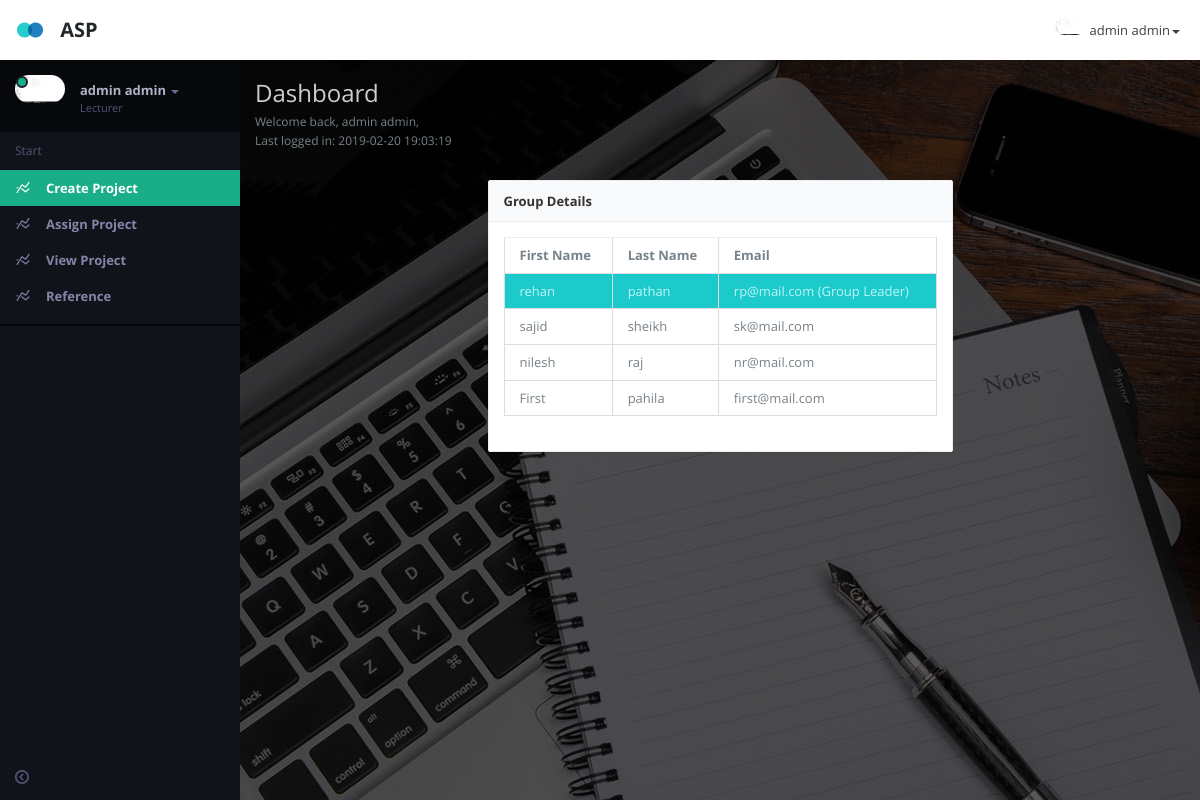
The page /guide/view_group.php?gid=2019001 (signed in) on the database its author committed.
### tables this page shows
CREATE TABLE `project_group` (
  `id` int(11) NOT NULL,
  `group_id` int(11) NOT NULL,
  `user_id` int(11) NOT NULL,
  `is_leader` int(1) NOT NULL
);

CREATE TABLE `users` (
  `id` int(11) NOT NULL,
  `firstname` varchar(30) NOT NULL,
  `lastname` varchar(30) NOT NULL,
  `email` varchar(100) NOT NULL,
  `password` varchar(150) NOT NULL,
  `profile_img` varchar(100) NOT NULL,
  `user_type` int(11) NOT NULL,
  `avgmarks` int(10) NOT NULL,
  `status` int(1) NOT NULL,
  `created` timestamp NOT NULL DEFAULT CURRENT_TIMESTAMP ON UPDATE CURRENT_TIMESTAMP,
  `modified` timestamp NOT NULL DEFAULT '0000-00-00 00:00:00',
  `loggedin` timestamp NOT NULL DEFAULT '0000-00-00 00:00:00'
);

### guide/view_group.php (the view, shortened to what this page needs)
<?php
Include('../config/connect.php');
$group_id = $_GET['gid'];
$query1 = "SELECT users.*, project_group.is_leader FROM users LEFT JOIN project_group ON  users.id = project_group.user_id WHERE project_group.group_id = $group_id";
$FullGroupInfo = $mysqli->query($query1) or die($query1."<br>".$mysqli->error);
?>
<!DOCTYPE html><html lang="en" class="app">
<head>
 <link rel="stylesheet" href="css/app.v1.css" type="text/css" />
  <link rel="stylesheet" type="text/css" href="css/style.css" />
 <link rel="stylesheet" href="js/calendar/bootstrap_calendar.css" type="text/css" />
 </head>
 <body class="" >
  <section class="vbox"> <header class="bg-white header header-md navbar navbar-fixed-top-xs box-shadow">
    <div class="navbar-header aside-md dk">
          <a href="dashboard.php" class="navbar-brand"> <img src="images/logo.png" class="m-r-sm" alt="scale">
          <span class="hidden-nav-xs">ASP</span></a>
          <a class="btn btn-link visible-xs" data-toggle="dropdown" data-target=".user"> <i class="fa fa-cog"></i> </a> </div>
             <ul class="nav navbar-nav navbar-right m-n hidden-xs nav-user user">
             <li class="dropdown">
             <a href="#" class="dropdown-toggle" data-toggle="dropdown">
             <span class="thumb-sm avatar pull-left"> <img src="../images/profile/<?php echo $_SESSION['profile']?>" alt="...">
             </span><?php echo $_SESSION['username']?><b class="caret"></b> </a>
                  </li>
                  </ul>
                  </header>
                  <section>
                  <section class="hbox stretch">
                   <aside class="bg-black aside-md hidden-print hidden-xs" id="nav">
                  <section class="vbox">
                   <section class="w-f scrollable">
                   <div class="slim-scroll" data-height="auto" data-disable-fade-out="true" data-distance="0" data-size="10px" data-railOpacity="0.2"> <div class="clearfix wrapper dk nav-user hidden-xs">
                   <div class="dropdown"> <a href="#" class="dropdown-toggle" data-toggle="dropdown">
                   <span class="thumb avatar pull-left m-r"> <img src="../images/profile/<?php echo $_SESSION['profile']?>" class="dker" alt="...">
                    <i class="on md b-black"></i> </span> <span class="hidden-nav-xs clear"> <span class="block m-t-xs">
                    <strong class="font-bold text-lt"><?php echo $_SESSION['username']?></strong> <b class="caret"></b> </span>
                     <span class="text-muted text-xs block">Lecturer</span>
                      </span> </a>
                           </div> </div>  <nav class="nav-primary hidden-xs">
                          <div class="text-muted text-sm hidden-nav-xs padder m-t-sm m-b-sm">Start</div>
                          <ul class="nav nav-main" data-ride="collapse">
                         <li class="active"><a href="createproject.php" class="auto"> <i class="i i-statistics icon"> </i> <span class="font-bold">Create Project</span> </a>
                          </li>
                          <li><a href="assign_project.php" class="auto"> <i class="i i-statistics icon"> </i> <span class="font-bold">Assign Project</span> </a>
                          </li>
                          <li><a href="view_project.php" class="auto"> <i class="i i-statistics icon"> </i> <span class="font-bold">View Project</span> </a>
                          </li>
                          <li><a href="reference.php" class="auto"> <i class="i i-statistics icon"> </i> <span class="font-bold">Reference</span> </a>
                          </li>
                          </ul>
                            <div class="line dk hidden-nav-xs"></div>  </nav>  </div> </section>
                            <footer class="footer hidden-xs no-padder text-center-nav-xs">
                            <a href="#nav" data-toggle="class:nav-xs" class="btn btn-icon icon-muted btn-inactive m-l-xs m-r-xs"> <i class="i i-circleleft text"></i> <i class="i i-circleright text-active"></i> </a> </footer>
                             </section> </aside>
                             <section id="content">
                             <section class="hbox stretch"> <section> <section class="vbox"> <section class="scrollable padder"><section class="row m-b-md"> <div class="col-sm-6"> <h3 class="m-b-xs text-white">Dashboard</h3> <small>Welcome back, <?php echo $_SESSION['username']?>, <?php
                                if($_SESSION['login_time']!=0){?>
                                <p>Last logged in: <?php echo $_SESSION['login_time']?></p>
                                <?php }?></small>
                             </div>
                             </section>
                             <section class="row m-b-md">
                             <div class="row">
                               <div class="col-sm-6 col-sm-offset-3">
                               <section class="panel panel-default">
                                <header class="panel-heading font-bold">Group Details</header>
								<div class="panel-body">
								<table class="table table-bordered b-t b-light">
									<tr>
										<th>First Name</th>
										<th>Last Name</th>
										<th>Email</th>
									</tr>
									<?php while ($FullGroupdata = $FullGroupInfo->fetch_assoc())
									{ if($FullGroupdata['is_leader'] == 1){?>
									<tr class="bg-info">
										<td><?php echo $FullGroupdata['firstname']?></td>
										<td><?php echo $FullGroupdata['lastname']?></td>
										<td><?php echo $FullGroupdata['email']?> (Group Leader)</td>
									</tr>
									<?php }
									else{?>
									<tr>
										<td><?php echo $FullGroupdata['firstname']?></td>
										<td><?php echo $FullGroupdata['lastname']?></td>
										<td><?php echo $FullGroupdata['email']?></td>
									</tr>
										<?php }}?>
								</table>
								</div>
								</section>
                                </div>
                             </div>
                           </section>
                             </section>
                             </section>
                             </section>
                             </section>
                             </section>
                             </section>
                             </section>
                             </section>
                               </body>
</html>

### guide/css/style.css (style rules this page uses)
body { background-image: url("../images/background.jpg"); width: 100%; height: 100%; }

### rows shown on the page
project_group: user.firstname "rehan", user.lastname "pathan", user.email "rp@mail.com"
project_group: user.firstname "sajid", user.lastname "sheikh", user.email "sk@mail.com"
project_group: user.firstname "nilesh", user.lastname "raj", user.email "nr@mail.com"
project_group: user.firstname "First", user.lastname "pahila", user.email "first@mail.com"

### other values the page prints
$_SESSION['username'] "admin admin"
$_SESSION['login_time'] "2019-02-20 19:03:19"
